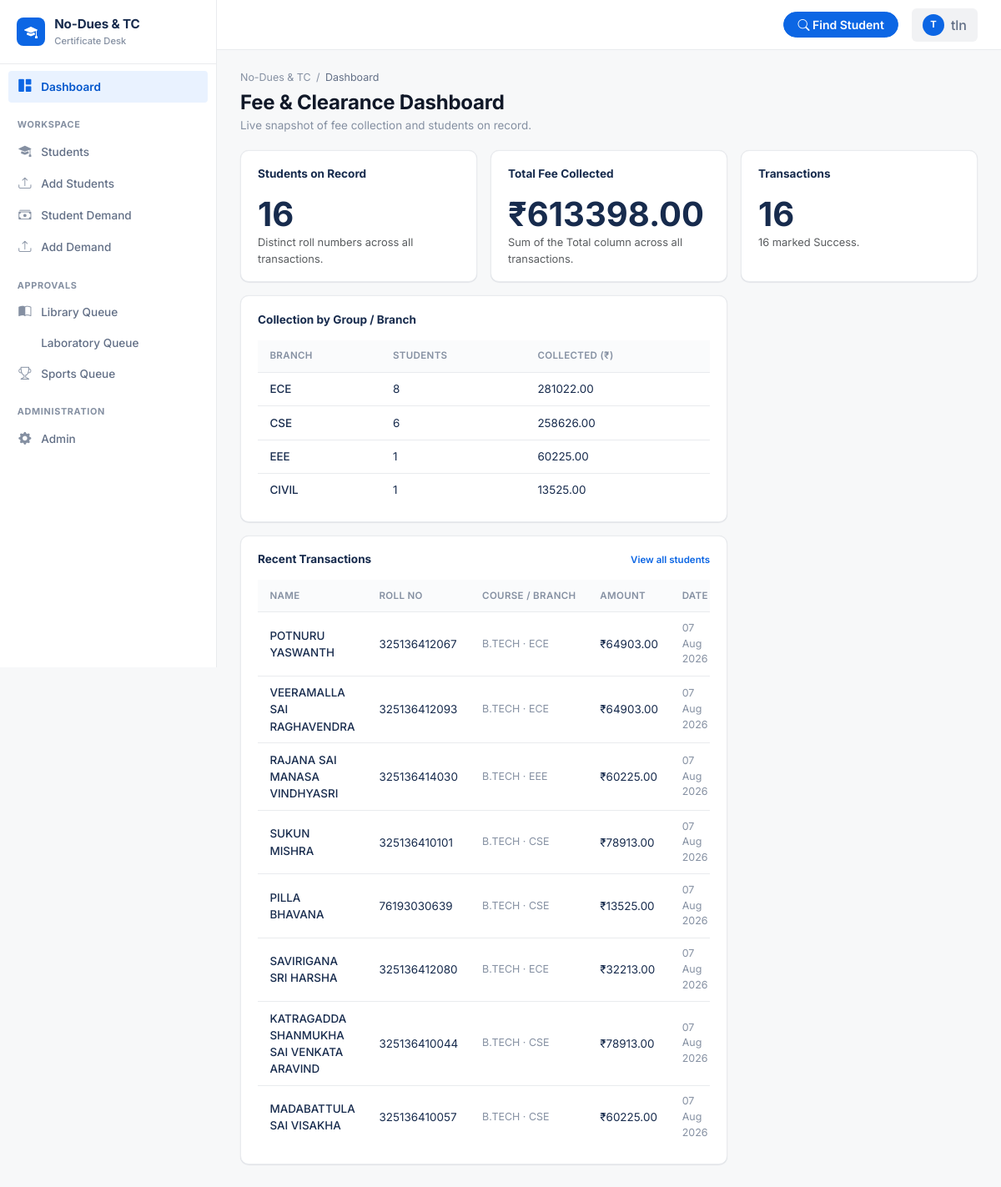
Screenshot of / (signed in) with the database file from the repository.
### students/models.py (models this page shows, shortened)
class Transaction(models.Model):
    order_id = models.CharField(max_length=40, unique=True)
    tracking = models.CharField(max_length=40, blank=True)
    transaction_date = models.DateTimeField(null=True, blank=True)
    order_status = models.CharField(max_length=30, blank=True)
    status_message = models.CharField(max_length=255, blank=True)
    app_code = models.CharField(max_length=40, blank=True)
    amount = models.DecimalField(max_digits=12, decimal_places=2, default=0)
    merchant_amount = models.DecimalField(max_digits=12, decimal_places=2, default=0)
    currency = models.CharField(max_length=10, blank=True)
    billing_tel = models.CharField(max_length=20, blank=True)
    billing_email = models.CharField(max_length=255, blank=True)
    bank_name = models.CharField(max_length=100, blank=True)
    id_no = models.CharField(max_length=40, blank=True)
    mobile_number = models.CharField(max_length=20, blank=True)
    email = models.CharField(max_length=255, blank=True)
    parent_mobile = models.CharField(max_length=20, blank=True)
    admission_type = models.CharField(max_length=30, blank=True)
    fee_type = models.CharField(max_length=60, blank=True)
    name = models.CharField(max_length=150, db_index=True)
    branch = models.CharField('Group / Branch', max_length=30, blank=True, db_index=True)
    course = models.CharField(max_length=30, blank=True, db_index=True)
    course_fee = models.DecimalField(max_digits=12, decimal_places=2, null=True, blank=True)
    section = models.CharField(max_length=10, blank=True)
    year = models.CharField(max_length=10, blank=True, db_index=True)
    roll_no = models.CharField(max_length=40, db_index=True)
    academic_year = models.CharField(max_length=20, blank=True, db_index=True)
    issue_date = models.DateField(null=True, blank=True)
    due_date_installment1 = models.DateField(null=True, blank=True)
    tuition_fee = models.DecimalField(max_digits=12, decimal_places=2, default=0)
    total = models.DecimalField(max_digits=12, decimal_places=2, default=0)
    remarks = models.CharField(max_length=255, blank=True)
    current_fees = models.JSONField(default=dict, blank=True)
    past_dues = models.JSONField(default=dict, blank=True)
    created_at = models.DateTimeField(auto_now_add=True)
    updated_at = models.DateTimeField(auto_now=True)
    class Meta:
        ordering = ['-transaction_date']

### students/views.py (the view)
# urls.py: path('', views.dashboard, name='dashboard'),
@login_required
@office_required
def dashboard(request):
    total_collected = Transaction.objects.aggregate(v=Sum('total'))['v'] or 0
    total_students = Transaction.objects.values('roll_no').distinct().count()
    total_transactions = Transaction.objects.count()
    successful = Transaction.objects.filter(order_status__iexact='Success').count()
    by_branch = (
        Transaction.objects.exclude(branch='')
        .values('branch').annotate(students=Count('roll_no', distinct=True), collected=Sum('total'))
        .order_by('-collected')
    )
    recent = Transaction.objects.order_by('-transaction_date')[:8]
    return render(request, 'dashboard.html', {
        'total_collected': total_collected,
        'total_students': total_students,
        'total_transactions': total_transactions,
        'successful': successful,
        'by_branch': by_branch,
        'recent': recent,
    })

### students/departments.py (called while the page is built)
def is_department_only_user(user):
    if not getattr(user, 'is_authenticated', False) or user.is_superuser or user.is_staff:
        return False
    return bool(department_slugs_for_user(user))

### students/templatetags/students_extras.py (called while the page is built)
@register.filter
def has_group(user, group_name):
    if not getattr(user, 'is_authenticated', False):
        return False
    return user.is_superuser or user.groups.filter(name=group_name).exists()

@register.filter
def is_department_only(user):
    return is_department_only_user(user)

### templates/dashboard.html (shortened to what this page needs)
{% extends 'base.html' %}
{% block breadcrumb_current %}Dashboard{% endblock %}
{% block content %}
<div class="page-header">
  <div>
    <h1 class="page-title">Fee &amp; Clearance Dashboard</h1>
    <div class="page-subtitle">Live snapshot of fee collection and students on record.</div>
  </div>
</div>
<div class="widget-grid">
  <div class="lr-card widget-card">
    <div class="widget-title"><span>Students on Record</span></div>
    <div class="display-6 fw-bold">{{ total_students }}</div>
    <div class="text-muted small">Distinct roll numbers across all transactions.</div>
  </div>
  <div class="lr-card widget-card">
    <div class="widget-title"><span>Total Fee Collected</span></div>
    <div class="display-6 fw-bold">&#8377;{{ total_collected|floatformat:2 }}</div>
    <div class="text-muted small">Sum of the Total column across all transactions.</div>
  </div>
  <div class="lr-card widget-card">
    <div class="widget-title"><span>Transactions</span></div>
    <div class="display-6 fw-bold">{{ total_transactions }}</div>
    <div class="text-muted small">{{ successful }} marked Success.</div>
  </div>
  <div class="lr-card widget-card lr-table-card span-2">
    <div class="widget-title"><span>Collection by Group / Branch</span></div>
    <div style="overflow-x:auto;">
    <table class="lr-table">
      <thead><tr><th>Branch</th><th>Students</th><th>Collected (&#8377;)</th></tr></thead>
      <tbody>
        {% for row in by_branch %}
        <tr>
          <td class="cell-primary">{{ row.branch }}</td>
          <td>{{ row.students }}</td>
          <td>{{ row.collected|floatformat:2 }}</td>
        </tr>
        {% empty %}
        <tr><td colspan="3" class="text-muted">No transactions imported yet.</td></tr>
        {% endfor %}
      </tbody>
    </table>
    </div>
  </div>
  <div class="lr-card widget-card lr-table-card span-2">
    <div class="widget-title">
      <span>Recent Transactions</span>
      <a href="{% url 'student-list' %}" class="widget-link">View all students</a>
    </div>
    <div style="overflow-x:auto;">
    <table class="lr-table">
      <thead><tr><th>Name</th><th>Roll No</th><th>Course / Branch</th><th>Amount</th><th>Date</th></tr></thead>
      <tbody>
        {% for t in recent %}
        <tr onclick="window.location='{% url 'student-detail' t.roll_no %}'">
          <td class="cell-primary">{{ t.name }}</td>
          <td>{{ t.roll_no }}</td>
          <td class="cell-muted">{{ t.course }} · {{ t.branch }}</td>
          <td>&#8377;{{ t.total|floatformat:2 }}</td>
          <td class="cell-muted">{{ t.transaction_date|date:'d M Y' }}</td>
        </tr>
        {% empty %}
        <tr><td colspan="5" class="text-muted">No transactions imported yet. Run <code>python manage.py import_transactions</code>.</td></tr>
        {% endfor %}
      </tbody>
    </table>
    </div>
  </div>
</div>
{% endblock %}

### templates/base.html (shortened to what this page needs)
{% load static students_extras %}<!DOCTYPE html>
<html lang="en">
<head>
<link href="{% static 'assets/css/inter-font.css' %}" rel="stylesheet">
<link href="{% static 'assets/css/bootstrap.min.css' %}" rel="stylesheet">
<link href="{% static 'assets/css/bootstrap-icons.css' %}" rel="stylesheet">
<link href="{% static 'assets/css/select2.min.css' %}" rel="stylesheet">
<link href="{% static 'assets/css/dataTables.bootstrap5.min.css' %}" rel="stylesheet">
<link href="{% static 'assets/css/theme.css' %}" rel="stylesheet">
</head>
<body class="">
<div class="app-shell">
  <aside class="sidebar">
    <div class="sidebar-brand">
      <div class="brand-mark"><i class="bi bi-mortarboard-fill"></i></div>
      <div>
        <div class="brand-title">No-Dues &amp; TC</div>
        <div class="brand-subtitle">Certificate Desk</div>
      </div>
    </div>
    <nav class="sidebar-nav">
      {% if not request.user|is_department_only %}
      <a href="{% url 'dashboard' %}" class="nav-link {% if request.resolver_match.url_name == 'dashboard' %}active{% endif %}">
        <i class="bi bi-grid-1x2-fill"></i><span>Dashboard</span>
      </a>
      <div class="nav-section-label">Workspace</div>
      <a href="{% url 'student-list' %}" class="nav-link {% if request.resolver_match.url_name in 'student-list student-detail certificate-view certificate-edit' %}active{% endif %}">
        <i class="bi bi-mortarboard-fill"></i><span>Students</span>
      </a>
      <a href="{% url 'student-upload' %}" class="nav-link {% if request.resolver_match.url_name == 'student-upload' %}active{% endif %}">
        <i class="bi bi-upload"></i><span>Add Students</span>
      </a>
      <a href="{% url 'demand-list' %}" class="nav-link {% if request.resolver_match.url_name == 'demand-list' %}active{% endif %}">
        <i class="bi bi-cash-stack"></i><span>Student Demand</span>
      </a>
      <a href="{% url 'demand-upload' %}" class="nav-link {% if request.resolver_match.url_name == 'demand-upload' %}active{% endif %}">
        <i class="bi bi-upload"></i><span>Add Demand</span>
      </a>
      {% endif %}
      {% if request.user|has_group:'Library Admin' %}
      <div class="nav-section-label">Approvals</div>
      <a href="{% url 'approval-queue' 'library' %}" class="nav-link {% if request.resolver_match.kwargs.dept_slug == 'library' %}active{% endif %}">
        <i class="bi bi-book-half"></i><span>Library Queue</span>
      </a>
      {% endif %}
      {% if request.user|has_group:'Laboratory Admin' %}
      <a href="{% url 'approval-queue' 'laboratory' %}" class="nav-link {% if request.resolver_match.kwargs.dept_slug == 'laboratory' %}active{% endif %}">
        <span>Laboratory Queue</span>
      </a>
      {% endif %}
      {% if request.user|has_group:'Sports Admin' %}
      <a href="{% url 'approval-queue' 'sports' %}" class="nav-link {% if request.resolver_match.kwargs.dept_slug == 'sports' %}active{% endif %}">
        <i class="bi bi-trophy"></i><span>Sports Queue</span>
      </a>
      {% endif %}
      {% if request.user.is_staff %}
      <div class="nav-section-label">Administration</div>
      <a href="/admin/" class="nav-link">
        <i class="bi bi-gear-fill"></i><span>Admin</span>
      </a>
      {% endif %}
    </nav>
  </aside>
  <div class="main-column">
    <header class="topbar">
      <div class="ms-auto d-flex align-items-center gap-3">
        {% if not request.user|is_department_only %}
        <a href="{% url 'student-list' %}" class="btn btn-primary btn-sm rounded-pill px-3">
          <i class="bi bi-search"></i><span class="d-none d-sm-inline"> Find Student</span>
        </a>
        {% endif %}
        <div class="dropdown">
          <button class="btn btn-light d-flex align-items-center gap-2" data-bs-toggle="dropdown">
            <span class="avatar-circle">{{ request.user.username|slice:":1"|upper }}</span>
            <span class="d-none d-md-inline">{{ request.user.get_username }}</span>
          </button>
        </div>
      </div>
    </header>
    <main class="page-content">
      {% block breadcrumb %}
      <div class="breadcrumb-trail"><a href="{% url 'dashboard' %}">No-Dues &amp; TC</a> <span>/</span> <span class="current">{% block breadcrumb_current %}Dashboard{% endblock %}</span></div>
      {% endblock %}
      {% block content %}{% endblock %}
    </main>
  </div>
</div>
</body>
</html>

### rows the page displays
Transaction: branch "EEE", students "1", collected "60225.00", name "RAJANA SAI MANASA VINDHYASRI", roll_no "325136414030", course "B.TECH", total "60225.00", transaction_date "07 Aug 2026"
Transaction: name "POTNURU YASWANTH", roll_no "325136412067", course "B.TECH", branch "ECE", total "64903.00", transaction_date "07 Aug 2026"
Transaction: name "VEERAMALLA SAI RAGHAVENDRA", roll_no "325136412093", course "B.TECH", branch "ECE", total "64903.00", transaction_date "07 Aug 2026"
Transaction: name "SUKUN MISHRA", roll_no "325136410101", course "B.TECH", branch "CSE", total "78913.00", transaction_date "07 Aug 2026"
Transaction: name "PILLA BHAVANA", roll_no "76193030639", course "B.TECH", branch "CSE", total "13525.00", transaction_date "07 Aug 2026"
Transaction: name "SAVIRIGANA SRI HARSHA", roll_no "325136412080", course "B.TECH", branch "ECE", total "32213.00", transaction_date "07 Aug 2026"
Transaction: name "KATRAGADDA SHANMUKHA SAI VENKATA ARAVIND", roll_no "325136410044", course "B.TECH", branch "CSE", total "78913.00", transaction_date "07 Aug 2026"
Transaction: name "MADABATTULA SAI VISAKHA", roll_no "325136410057", course "B.TECH", branch "CSE", total "60225.00", transaction_date "07 Aug 2026"

### other values shown
{{ request.user.username|slice:":1"|upper }} "T"
{{ request.user.get_username }} "tln"
{{ total_students }} "16"
{{ total_collected|floatformat:2 }} "613398.00"
{{ total_transactions }} "16"
{{ successful }} "16"
{{ row.branch }} "ECE" "CSE" "CIVIL"
{{ row.students }} "8" "6" "1"
{{ row.collected|floatformat:2 }} "281022.00" "258626.00" "13525.00"
